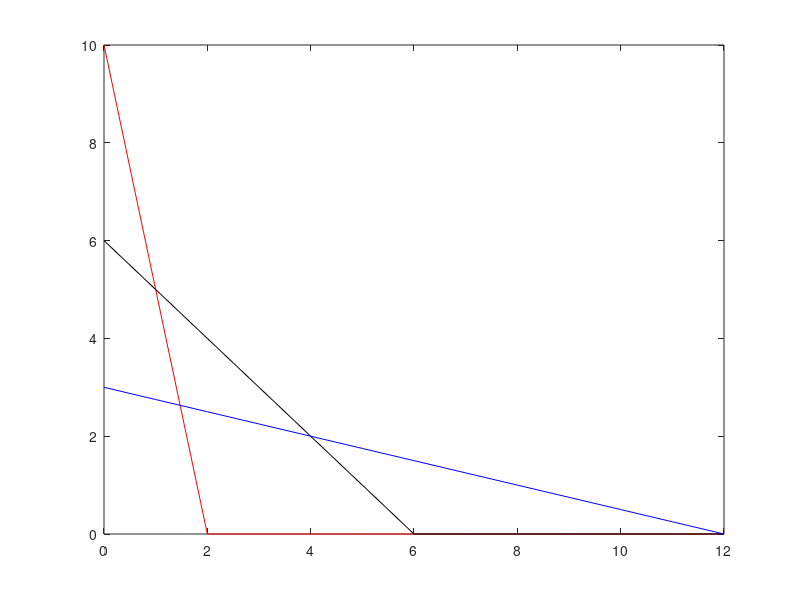

This figure's MATLAB source: (Note: this script raises an error after producing the figure.)
%practice graphical method

% Minimize 
% Z = 3x1 + 2x2 
% subject to the constraints 
% 5x1 + x2 ≥ 10; 
% x1 + x2 > 6; 
% x1+ 4x2 ≥ 12 
% and x1, x2 ≥ 0.

clc 
clear all 

A = [5 1; 1 1; 1 4];
B = [10; 6 ; 12];
C = [3 2];

 y1 = 0:1:max(B);
x21 = (B(1)-A(1,1).*y1)./A(1,2);
x22 = (B(2)-A(2,1).*y1)./A(2,2);
x23 = (B(3)-A(3,1).*y1)./A(3,2);
x21 = max(0,x21);
x22 = max(0,x22);
x23 = max(0,x23);
plot(y1,x21,'r', y1,x22,'black', y1,x23,'b')

cx1 = find(y1==0);
 x1 = find(x21==0);
line1 = [y1(:,[x1 cx1]); x21(:,[x1 cx1])]' ;
 x2 = find(x22==0);
line2 = [y1(:,[x2 cx1]); x22(:,[x2 cx1])]' ;
 x3 = find(x23==0);
line3 = [y1(:,[x3 cx1]); x23(:,[x3 cx1])]' ;
corpt = unique([line1;line2;line3], 'rows');

HG = [0;0];
for i=1:size(A,1)
    hg1 = A(i,:);
    b1 = B(i,:);
    for j= i+1:size(A,1)
        hg2 = A(j,:);
        b2 = B(j,:);
        Aa = [hg1 ; hg2];
        Bb = [b1 ; b2];
        Xx = Aa\Bb;
        HG = [HG Xx];
    end
end
pt = HG';

allpts = [corpt ; pt];
allpts = unique(allpts, 'rows');


PT = prac_constraint(allpts);
PT = unique(PT, 'rows');

for i=1:size(PT,1)
    Fx(i,:) = sum(PT(i,:).*C);
end
vertFns = [PT Fx];

[maxval maxind] = min(Fx)
optval = vertFns(maxind,:);
OPTIMAL_BFS = array2table(optval)


